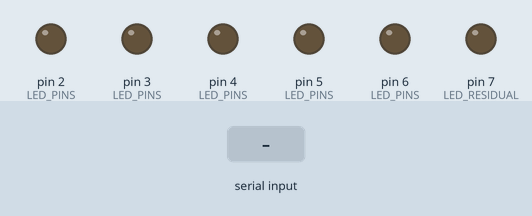
This sketch was run on a simulated Arduino Uno, built with avr-gcc and run on an emulated ATmega328P. On the bench: output pins drawn as LEDs (lit = HIGH). The inputs (shaded band) are chosen by the test bench.

Above: at 1.2 s.
1.3 s: "90,45\n" received over Serial
At 1.45 s:
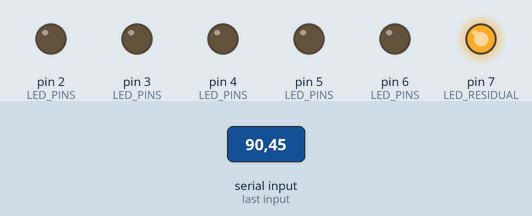
4.3 s: "30,150\n" received over Serial
At 6.04 s:
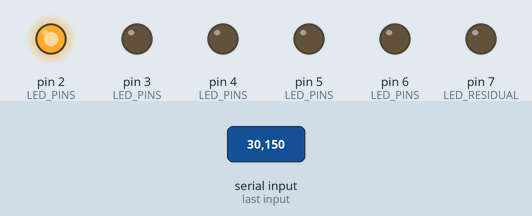
Timing chart, 0 to 7.7 s (numbered marks = the images above; inputs shaded):
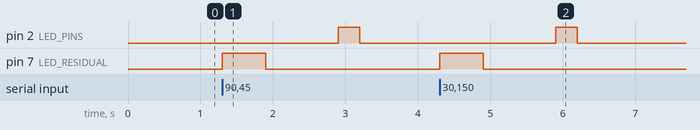

Measured:
- after the input at 1.3 s, pin 2 (LED_PINS): LOW → HIGH after 1.6 s, → LOW 0.30 s later; pin 7 (LED_RESIDUAL): LOW → HIGH at once, → LOW 0.60 s later
- after the input at 4.3 s, pin 2 (LED_PINS): LOW → HIGH after 1.6 s, → LOW 0.30 s later; pin 7 (LED_RESIDUAL): LOW → HIGH at once, → LOW 0.60 s later

The sketch:

sketch.ino
```cpp
// Arduino Uno Q, STM32 side (own scope, milestone E3).
// Receives the Fraktion index from the Linux side and drives LEDs/servo as the "ejection".
// Skeleton: verify the Arduino_RouterBridge API on the board first; plain Serial is the fallback.

const int LED_PINS[] = {2, 3, 4, 5, 6};   // pet_bottle, plastic_film, beverage_carton, metal_can, paper_cardboard
const int LED_RESIDUAL = 7;

void setup() {
  for (int p : LED_PINS) pinMode(p, OUTPUT);
  pinMode(LED_RESIDUAL, OUTPUT);
  Serial.begin(115200);
}

void eject(int idx) {
  int pin = (idx >= 0 && idx < 5) ? LED_PINS[idx] : LED_RESIDUAL;
  digitalWrite(pin, HIGH);
  delay(300);
  digitalWrite(pin, LOW);
}

void loop() {
  if (Serial.available()) {
    int idx = Serial.parseInt();   // -1 = Sortierrest
    eject(idx);
  }
}
```
